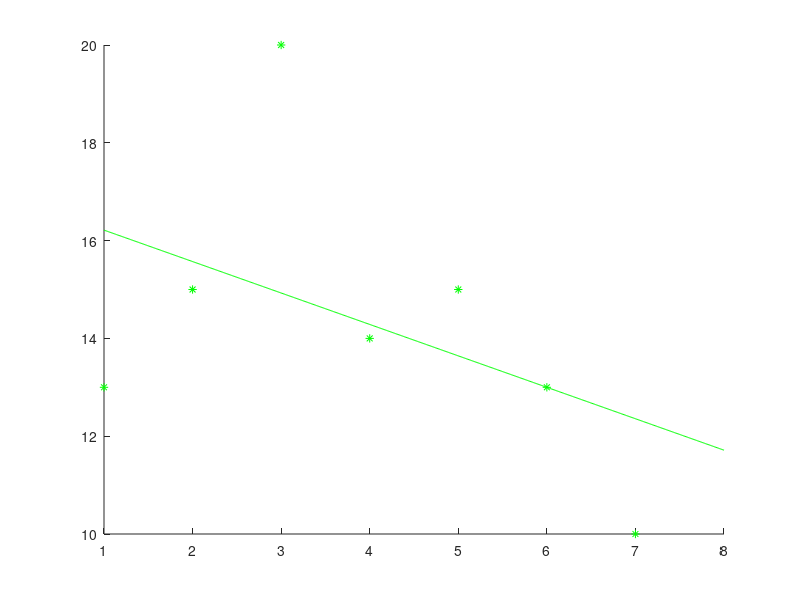

MATLAB code for this plot:
x = [1,2,3,4,5,6,7];
f = [13,15,20,14,15,13,10];
t = 8;

A = [sum(x.^2), sum(x); sum(x), length(x)];
B = [sum(x.*f); sum(f)];

X = linsolve(A,B);
fprintf('phi=%f x + %f\n',X);
approx = polyval(X, t)
E = sum((f-polyval(X,x)).^2)

hold on
plot(x,f,'g*');
xp = 1:0.01:8;
plot(xp, polyval(X, xp),'g-');
hold off;